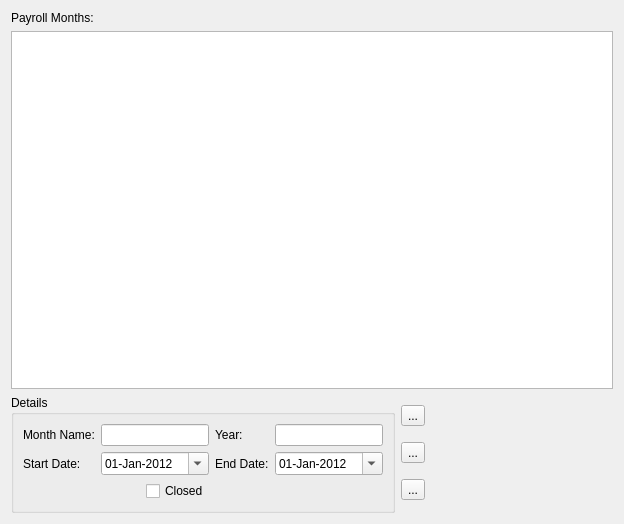
<?xml version="1.0" encoding="UTF-8"?>
<ui version="4.0">
 <class>PayrollMonths</class>
 <widget class="QWidget" name="PayrollMonths">
  <property name="geometry">
   <rect>
    <x>0</x>
    <y>0</y>
    <width>624</width>
    <height>524</height>
   </rect>
  </property>
  <property name="windowTitle">
   <string>Form</string>
  </property>
  <layout class="QVBoxLayout" name="verticalLayout_2">
   <item>
    <widget class="QLabel" name="label">
     <property name="text">
      <string>Payroll Months:</string>
     </property>
    </widget>
   </item>
   <item>
    <widget class="CustomQueryView" name="treeView"/>
   </item>
   <item>
    <layout class="QHBoxLayout" name="horizontalLayout">
     <item>
      <widget class="QGroupBox" name="groupBox">
       <property name="title">
        <string>Details</string>
       </property>
       <layout class="QGridLayout" name="gridLayout">
        <item row="0" column="1" colspan="2">
         <widget class="QLineEdit" name="MonthName"/>
        </item>
        <item row="0" column="0">
         <widget class="QLabel" name="label_2">
          <property name="text">
           <string>Month Name:</string>
          </property>
         </widget>
        </item>
        <item row="0" column="3">
         <widget class="QLabel" name="label_3">
          <property name="text">
           <string>Year:</string>
          </property>
         </widget>
        </item>
        <item row="0" column="4">
         <widget class="QLineEdit" name="Year"/>
        </item>
        <item row="2" column="2">
         <widget class="QCheckBox" name="Closed">
          <property name="text">
           <string>Closed</string>
          </property>
         </widget>
        </item>
        <item row="1" column="0">
         <widget class="QLabel" name="label_4">
          <property name="text">
           <string>Start Date:</string>
          </property>
         </widget>
        </item>
        <item row="1" column="1" colspan="2">
         <widget class="QDateEdit" name="StartDate">
          <property name="date">
           <date>
            <year>2012</year>
            <month>1</month>
            <day>1</day>
           </date>
          </property>
          <property name="displayFormat">
           <string>dd-MMM-yyyy</string>
          </property>
          <property name="calendarPopup">
           <bool>true</bool>
          </property>
         </widget>
        </item>
        <item row="1" column="3">
         <widget class="QLabel" name="label_5">
          <property name="text">
           <string>End Date:</string>
          </property>
         </widget>
        </item>
        <item row="1" column="4">
         <widget class="QDateEdit" name="EndDate">
          <property name="date">
           <date>
            <year>2012</year>
            <month>1</month>
            <day>1</day>
           </date>
          </property>
          <property name="displayFormat">
           <string>dd-MMM-yyyy</string>
          </property>
          <property name="calendarPopup">
           <bool>true</bool>
          </property>
         </widget>
        </item>
       </layout>
      </widget>
     </item>
     <item>
      <layout class="QVBoxLayout" name="verticalLayout">
       <item>
        <widget class="QToolButton" name="cmdAddNew">
         <property name="text">
          <string>...</string>
         </property>
         <property name="icon">
          <iconset resource="rc.qrc">
           <normaloff>:/images/Icon_193.ico</normaloff>:/images/Icon_193.ico</iconset>
         </property>
        </widget>
       </item>
       <item>
        <widget class="QToolButton" name="cmdSave">
         <property name="text">
          <string>...</string>
         </property>
         <property name="icon">
          <iconset resource="rc.qrc">
           <normaloff>:/images/Icon_10.ico</normaloff>:/images/Icon_10.ico</iconset>
         </property>
        </widget>
       </item>
       <item>
        <widget class="QToolButton" name="cmdDelete">
         <property name="text">
          <string>...</string>
         </property>
         <property name="icon">
          <iconset resource="rc.qrc">
           <normaloff>:/images/Icon_136.ico</normaloff>:/images/Icon_136.ico</iconset>
         </property>
        </widget>
       </item>
      </layout>
     </item>
     <item>
      <spacer name="horizontalSpacer">
       <property name="orientation">
        <enum>Qt::Horizontal</enum>
       </property>
       <property name="sizeHint" stdset="0">
        <size>
         <width>40</width>
         <height>20</height>
        </size>
       </property>
      </spacer>
     </item>
    </layout>
   </item>
  </layout>
 </widget>
 <customwidgets>
  <customwidget>
   <class>CustomQueryView</class>
   <extends>QTreeView</extends>
   <header>customqueryview.h</header>
  </customwidget>
 </customwidgets>
 <resources>
  <include location="rc.qrc"/>
 </resources>
 <connections/>
</ui>
